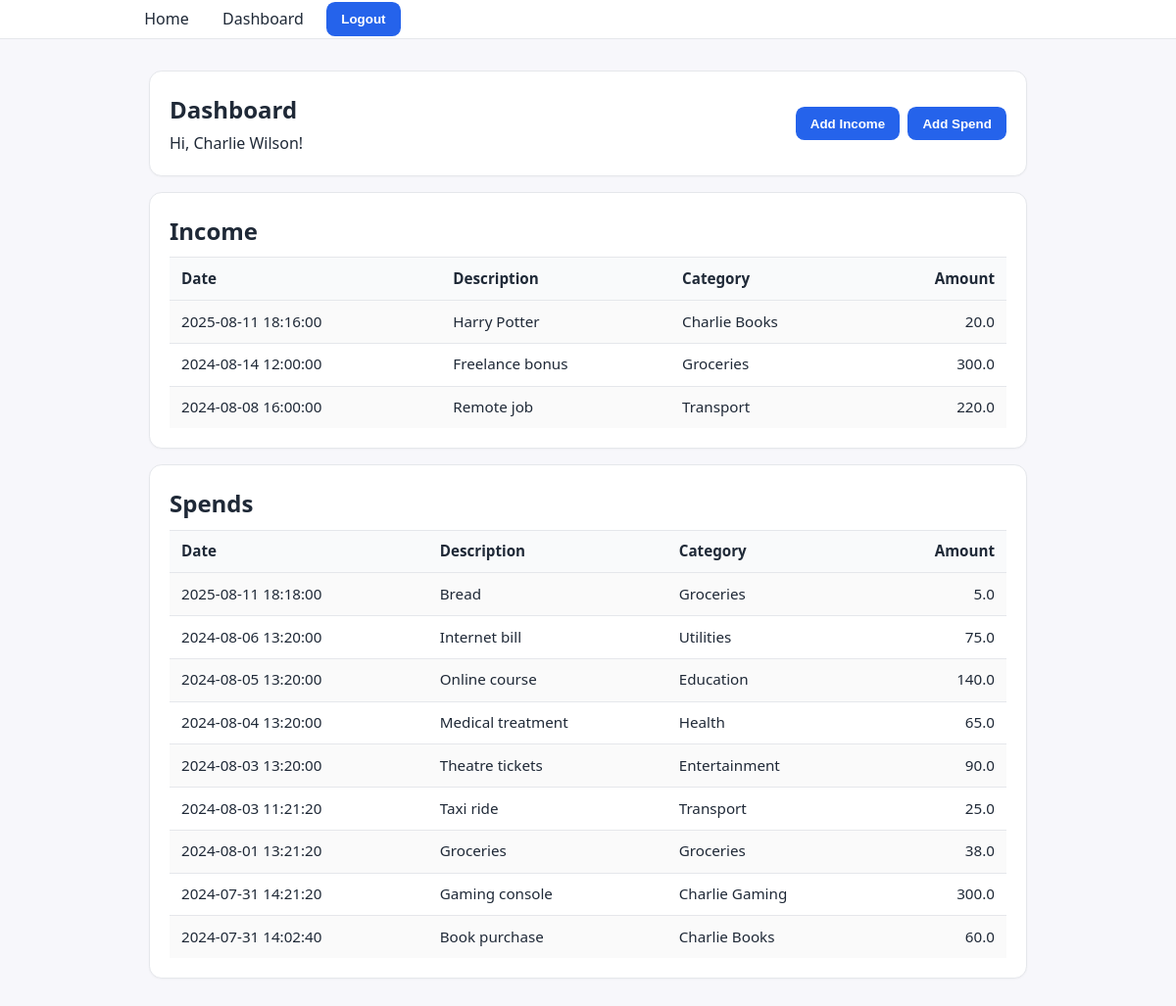
The app's page /dashboard (signed in) with its own data.
### tables this page shows
CREATE TABLE "user_transactions" (
	"id"	INTEGER NOT NULL,
	"amount"	REAL,
	"description"	TEXT,
	"category_id"	INTEGER NOT NULL,
	"date"	INTEGER NOT NULL,
	"owner_id"	INTEGER NOT NULL,
	"type"	TEXT NOT NULL,
	FOREIGN KEY("category_id") REFERENCES "categories"("id"),
	FOREIGN KEY("owner_id") REFERENCES "users"("id"),
	PRIMARY KEY("id" AUTOINCREMENT)
);

CREATE TABLE "categories" (
	"id"	INTEGER NOT NULL UNIQUE,
	"name"	TEXT NOT NULL,
	"owner_id"	INTEGER NOT NULL,
	FOREIGN KEY("owner_id") REFERENCES "users"("id"),
	PRIMARY KEY("id" AUTOINCREMENT)
);

### main.py (the view)
@app.route("/dashboard")
def dashboard():
    uid = g.user["id"]
    with DB("finance.db") as db:
        categories = db.select(
            table="categories",
            columns=["id", "name", "owner_id"],
            where={"owner_id": ("IN", [1, uid])},
            order_by="CASE WHEN owner_id=1 THEN 0 ELSE 1 END, name",
        )
        incomes = db.select(
            table="user_transactions ut",
            columns=[
                "ut.id",
                'datetime(ut.date/1000, "unixepoch", "localtime") AS date_str',
                "ut.description",
                "ut.amount",
                "c.name AS category",
            ],
            joins="LEFT JOIN categories c ON c.id = ut.category_id",
            where={"ut.owner_id": uid, "ut.type": "income"},
            order_by="ut.date DESC",
        )
        spends = db.select(
            table="user_transactions ut",
            columns=[
                "ut.id",
                'datetime(ut.date/1000, "unixepoch", "localtime") AS date_str',
                "ut.description",
                "ut.amount",
                "c.name AS category",
            ],
            joins="LEFT JOIN categories c ON c.id = ut.category_id",
            where={"ut.owner_id": uid, "ut.type": "spend"},
            order_by="ut.date DESC",
        )
    return render_template(
        "dashboard.html",
        title="Dashboard",
        name=g.user["name"],
        surname=g.user["surname"],
        categories=categories,
        incomes=incomes,
        spends=spends,
    )

### main.py (called while the page is built)
@app.before_request
def auth_gate():
    g.user = session.get("user")
    allow_anon = {
        "get_index",
        "get_login",
        "auth_user",
        "register",
        "register_user",
        "static",
    }
    if g.user is None and (req.endpoint not in allow_anon):
        return redirect(url_for("get_index"))

    def __enter__(self):
        self.con = sqlite3.connect(self.db_name)
        self.con.row_factory = sqlite3.Row
        self.cur = self.con.cursor()
        return self

    def __exit__(self, exc_type, exc_val, exc_tb):
        self.con.commit()
        self.con.close()

### templates/dashboard.html
{% extends "base.html" %}
{% block content %}
<div class="card" style="display:flex;justify-content:space-between;align-items:center;">
  <div>
    <h1 style="margin:0;">Dashboard</h1>
    <p style="margin:.25rem 0 0;">Hi, {{ name }} {{ surname }}!</p>
  </div>
  <div style="display:flex; gap:.5rem;">
    <form method="get" action="{{ url_for('get_income') }}"><button type="submit">Add Income</button></form>
    <form method="get" action="{{ url_for('get_spend') }}"><button type="submit">Add Spend</button></form>
  </div>
</div>
<div class="card" style="margin-top:1rem;">
  <h2 style="margin:0 0 .5rem;">Income</h2>
  <div class="table-wrap">
    <table class="table">
      <thead>
        <tr>
          <th>Date</th>
          <th>Description</th>
          <th>Category</th>
          <th style="text-align:right;">Amount</th>
        </tr>
      </thead>
      <tbody>
        {% if incomes and incomes|length %}
          {% for t in incomes %}
          <tr>
            <td>{{ t.date_str }}</td>
            <td>{{ t.get('description','') }}</td>
            <td>{{ t.get('category','-') }}</td>
            <td style="text-align:right;">
              {{ (t.get('amount') if t.get('amount') is not none else '—') }}
            </td>
          </tr>
          {% endfor %}
        {% else %}
          <tr><td colspan="4" class="muted" style="text-align:center;">No income data</td></tr>
        {% endif %}
      </tbody>
    </table>
  </div>
</div>
<div class="card" style="margin-top:1rem;">
  <h2 style="margin:0 0 .5rem;">Spends</h2>
  <div class="table-wrap">
    <table class="table">
      <thead>
        <tr>
          <th>Date</th>
          <th>Description</th>
          <th>Category</th>
          <th style="text-align:right;">Amount</th>
        </tr>
      </thead>
      <tbody>
        {% if spends and spends|length %}
          {% for t in spends %}
          <tr>
            <td>{{ t.date_str }}</td>
            <td>{{ t.get('description','') }}</td>
            <td>{{ t.get('category','-') }}</td>
            <td style="text-align:right;">
              {{ (t.get('amount') if t.get('amount') is not none else '—') }}
            </td>
          </tr>
          {% endfor %}
        {% else %}
          <tr><td colspan="4" class="muted" style="text-align:center;">No spend data</td></tr>
        {% endif %}
      </tbody>
    </table>
  </div>
</div>
{% endblock %}

### static/style.css (style rules this page uses)
:root { --bg:#f7f7fb; --card:#fff; --text:#1f2937; --muted:#6b7280; --primary:#2563eb; --primary-600:#1d4ed8; --danger:#dc2626; --border:#e5e7eb; }
* { box-sizing:border-box }
html,body { margin:0;padding:0;font-family:system-ui,-apple-system,Segoe UI,Roboto,Inter,Arial,sans-serif;color:var(--text);background:var(--bg);line-height:1.55 }
.card { background:var(--card);border:1px solid var(--border);border-radius:.8rem;padding:1.25rem;box-shadow:0 1px 2px rgba(0,0,0,.03) }
h1 { margin:0 0 1rem;font-size:1.5rem }
form { display:grid;gap:.75rem;max-width:420px }
button { padding:.6rem .95rem;border:0;border-radius:.55rem;background:var(--primary);color:#fff;font-weight:600;cursor:pointer }
.table-wrap { overflow-x:auto }
.table { width:100%;border-collapse:collapse;font-size:.95rem }
.table th,.table td { padding:.6rem .75rem;border-top:1px solid var(--border) }
.table thead th { background:#f9fafb;border-bottom:1px solid var(--border);text-align:left }
.table tbody tr:nth-child(odd) { background:#fafafa }

### records on screen
user_transactions: date_str "2025-08-11 18:16:00", get "Harry Potter", get "Charlie Books", amount "20.0"
user_transactions: date_str "2024-08-14 12:00:00", get "Freelance bonus", get "Groceries", amount "300.0"
user_transactions: date_str "2024-08-08 16:00:00", get "Remote job", get "Transport", amount "220.0"
user_transactions: date_str "2025-08-11 18:18:00", get "Bread", get "Groceries", amount "5.0"
user_transactions: date_str "2024-08-06 13:20:00", get "Internet bill", get "Utilities", amount "75.0"
user_transactions: date_str "2024-08-05 13:20:00", get "Online course", get "Education", amount "140.0"
user_transactions: date_str "2024-08-04 13:20:00", get "Medical treatment", get "Health", amount "65.0"
user_transactions: date_str "2024-08-03 13:20:00", get "Theatre tickets", get "Entertainment", amount "90.0"
user_transactions: date_str "2024-08-03 11:21:20", get "Taxi ride", get "Transport", amount "25.0"
user_transactions: date_str "2024-08-01 13:21:20", get "Groceries", amount "38.0"
user_transactions: date_str "2024-07-31 14:21:20", get "Gaming console", get "Charlie Gaming", amount "300.0"
user_transactions: date_str "2024-07-31 14:02:40", get "Book purchase", get "Charlie Books", amount "60.0"

### other values on screen
{{ name }} "Charlie"
{{ surname }} "Wilson"
